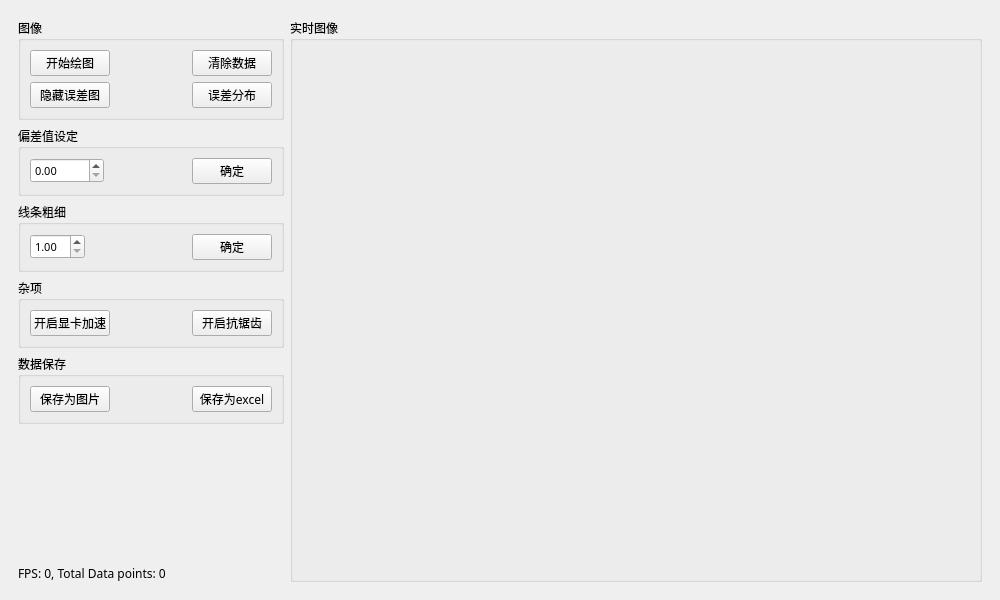
<?xml version="1.0" encoding="UTF-8"?>
<ui version="4.0">
 <class>SpeedViewDockWidget</class>
 <widget class="QDockWidget" name="SpeedViewDockWidget">
  <property name="geometry">
   <rect>
    <x>0</x>
    <y>0</y>
    <width>1000</width>
    <height>600</height>
   </rect>
  </property>
  <property name="minimumSize">
   <size>
    <width>1000</width>
    <height>565</height>
   </size>
  </property>
  <property name="font">
   <font>
    <family>黑体</family>
    <pointsize>9</pointsize>
   </font>
  </property>
  <property name="windowTitle">
   <string>Speed实时数据分析</string>
  </property>
  <widget class="QWidget" name="dockWidgetContents">
   <layout class="QGridLayout" name="gridLayout_3">
    <item row="0" column="0">
     <widget class="QWidget" name="widget" native="true">
      <layout class="QFormLayout" name="formLayout">
       <item row="0" column="0">
        <layout class="QVBoxLayout" name="verticalLayout_2">
         <item>
          <widget class="QGroupBox" name="groupBox">
           <property name="maximumSize">
            <size>
             <width>10000</width>
             <height>16777215</height>
            </size>
           </property>
           <property name="font">
            <font>
             <family>黑体</family>
             <pointsize>9</pointsize>
            </font>
           </property>
           <property name="title">
            <string>图像</string>
           </property>
           <layout class="QGridLayout" name="gridLayout">
            <item row="2" column="1">
             <widget class="QtMaterialRaisedButton" name="btnDisEnable">
              <property name="font">
               <font>
                <family>黑体</family>
                <pointsize>9</pointsize>
               </font>
              </property>
              <property name="text">
               <string>隐藏误差图</string>
              </property>
             </widget>
            </item>
            <item row="0" column="4">
             <widget class="QtMaterialRaisedButton" name="btnClear">
              <property name="font">
               <font>
                <family>黑体</family>
                <pointsize>9</pointsize>
               </font>
              </property>
              <property name="text">
               <string>清除数据</string>
              </property>
             </widget>
            </item>
            <item row="0" column="3">
             <spacer name="horizontalSpacer">
              <property name="orientation">
               <enum>Qt::Horizontal</enum>
              </property>
              <property name="sizeHint" stdset="0">
               <size>
                <width>76</width>
                <height>20</height>
               </size>
              </property>
             </spacer>
            </item>
            <item row="2" column="3">
             <spacer name="horizontalSpacer_2">
              <property name="orientation">
               <enum>Qt::Horizontal</enum>
              </property>
              <property name="sizeHint" stdset="0">
               <size>
                <width>76</width>
                <height>20</height>
               </size>
              </property>
             </spacer>
            </item>
            <item row="2" column="4">
             <widget class="QtMaterialRaisedButton" name="btnDis">
              <property name="font">
               <font>
                <family>黑体</family>
                <pointsize>9</pointsize>
               </font>
              </property>
              <property name="text">
               <string>误差分布</string>
              </property>
             </widget>
            </item>
            <item row="0" column="1">
             <widget class="QtMaterialRaisedButton" name="btnPaint">
              <property name="font">
               <font>
                <family>黑体</family>
                <pointsize>9</pointsize>
               </font>
              </property>
              <property name="text">
               <string>开始绘图</string>
              </property>
             </widget>
            </item>
           </layout>
          </widget>
         </item>
         <item>
          <widget class="QGroupBox" name="groupBox_4">
           <property name="maximumSize">
            <size>
             <width>10000</width>
             <height>16777215</height>
            </size>
           </property>
           <property name="font">
            <font>
             <family>黑体</family>
             <pointsize>9</pointsize>
            </font>
           </property>
           <property name="title">
            <string>偏差值设定</string>
           </property>
           <layout class="QGridLayout" name="gridLayout_4">
            <item row="0" column="0">
             <widget class="QDoubleSpinBox" name="spinDeviation">
              <property name="font">
               <font>
                <family>黑体</family>
                <pointsize>8</pointsize>
               </font>
              </property>
              <property name="minimum">
               <double>0.000000000000000</double>
              </property>
              <property name="maximum">
               <double>10000.000000000000000</double>
              </property>
             </widget>
            </item>
            <item row="0" column="1">
             <spacer name="horizontalSpacer_4">
              <property name="orientation">
               <enum>Qt::Horizontal</enum>
              </property>
              <property name="sizeHint" stdset="0">
               <size>
                <width>40</width>
                <height>20</height>
               </size>
              </property>
             </spacer>
            </item>
            <item row="0" column="2">
             <widget class="QtMaterialRaisedButton" name="btnDeviation">
              <property name="font">
               <font>
                <family>黑体</family>
                <pointsize>9</pointsize>
               </font>
              </property>
              <property name="text">
               <string>确定</string>
              </property>
             </widget>
            </item>
           </layout>
          </widget>
         </item>
         <item>
          <widget class="QGroupBox" name="groupBox_5">
           <property name="maximumSize">
            <size>
             <width>10000</width>
             <height>16777215</height>
            </size>
           </property>
           <property name="font">
            <font>
             <family>黑体</family>
             <pointsize>9</pointsize>
            </font>
           </property>
           <property name="title">
            <string>线条粗细</string>
           </property>
           <layout class="QGridLayout" name="gridLayout_5">
            <item row="0" column="1">
             <spacer name="horizontalSpacer_6">
              <property name="orientation">
               <enum>Qt::Horizontal</enum>
              </property>
              <property name="sizeHint" stdset="0">
               <size>
                <width>40</width>
                <height>20</height>
               </size>
              </property>
             </spacer>
            </item>
            <item row="0" column="0">
             <widget class="QDoubleSpinBox" name="spinWidth">
              <property name="font">
               <font>
                <family>黑体</family>
                <pointsize>8</pointsize>
               </font>
              </property>
              <property name="minimum">
               <double>1.000000000000000</double>
              </property>
              <property name="maximum">
               <double>10.000000000000000</double>
              </property>
             </widget>
            </item>
            <item row="0" column="2">
             <widget class="QtMaterialRaisedButton" name="btnWidth">
              <property name="font">
               <font>
                <family>黑体</family>
                <pointsize>9</pointsize>
               </font>
              </property>
              <property name="text">
               <string>确定</string>
              </property>
             </widget>
            </item>
           </layout>
          </widget>
         </item>
         <item>
          <widget class="QGroupBox" name="groupBox_6">
           <property name="maximumSize">
            <size>
             <width>10000</width>
             <height>16777215</height>
            </size>
           </property>
           <property name="font">
            <font>
             <family>黑体</family>
             <pointsize>9</pointsize>
            </font>
           </property>
           <property name="title">
            <string>杂项</string>
           </property>
           <layout class="QGridLayout" name="gridLayout_6">
            <item row="2" column="1">
             <spacer name="horizontalSpacer_8">
              <property name="orientation">
               <enum>Qt::Horizontal</enum>
              </property>
              <property name="sizeHint" stdset="0">
               <size>
                <width>40</width>
                <height>20</height>
               </size>
              </property>
             </spacer>
            </item>
            <item row="2" column="0">
             <widget class="QtMaterialRaisedButton" name="btnOpenGL">
              <property name="font">
               <font>
                <family>黑体</family>
                <pointsize>9</pointsize>
                <bold>false</bold>
               </font>
              </property>
              <property name="text">
               <string>开启显卡加速</string>
              </property>
             </widget>
            </item>
            <item row="2" column="2">
             <widget class="QtMaterialRaisedButton" name="btnOpenGL_2">
              <property name="font">
               <font>
                <family>黑体</family>
                <pointsize>9</pointsize>
               </font>
              </property>
              <property name="text">
               <string>开启抗锯齿</string>
              </property>
             </widget>
            </item>
           </layout>
          </widget>
         </item>
         <item>
          <widget class="QGroupBox" name="groupBox_2">
           <property name="maximumSize">
            <size>
             <width>10000</width>
             <height>16777215</height>
            </size>
           </property>
           <property name="font">
            <font>
             <family>黑体</family>
             <pointsize>9</pointsize>
            </font>
           </property>
           <property name="title">
            <string>数据保存</string>
           </property>
           <layout class="QGridLayout" name="gridLayout_2">
            <item row="0" column="1">
             <spacer name="horizontalSpacer_3">
              <property name="orientation">
               <enum>Qt::Horizontal</enum>
              </property>
              <property name="sizeHint" stdset="0">
               <size>
                <width>40</width>
                <height>20</height>
               </size>
              </property>
             </spacer>
            </item>
            <item row="0" column="0">
             <widget class="QtMaterialRaisedButton" name="btnSavePic">
              <property name="font">
               <font>
                <family>黑体</family>
                <pointsize>9</pointsize>
               </font>
              </property>
              <property name="text">
               <string>保存为图片</string>
              </property>
             </widget>
            </item>
            <item row="0" column="2">
             <widget class="QtMaterialRaisedButton" name="btnSaveExcel">
              <property name="font">
               <font>
                <family>黑体</family>
                <pointsize>9</pointsize>
               </font>
              </property>
              <property name="text">
               <string>保存为excel</string>
              </property>
             </widget>
            </item>
           </layout>
          </widget>
         </item>
         <item>
          <spacer name="verticalSpacer">
           <property name="orientation">
            <enum>Qt::Vertical</enum>
           </property>
           <property name="sizeHint" stdset="0">
            <size>
             <width>20</width>
             <height>218</height>
            </size>
           </property>
          </spacer>
         </item>
         <item>
          <widget class="QLabel" name="labFps">
           <property name="enabled">
            <bool>true</bool>
           </property>
           <property name="sizePolicy">
            <sizepolicy hsizetype="Preferred" vsizetype="Preferred">
             <horstretch>0</horstretch>
             <verstretch>0</verstretch>
            </sizepolicy>
           </property>
           <property name="maximumSize">
            <size>
             <width>16777215</width>
             <height>30</height>
            </size>
           </property>
           <property name="font">
            <font>
             <family>黑体</family>
             <pointsize>9</pointsize>
            </font>
           </property>
           <property name="text">
            <string>FPS: 0, Total Data points: 0</string>
           </property>
          </widget>
         </item>
        </layout>
       </item>
       <item row="0" column="1">
        <widget class="QGroupBox" name="groupBox_3">
         <property name="font">
          <font>
           <family>黑体</family>
           <pointsize>9</pointsize>
          </font>
         </property>
         <property name="title">
          <string>实时图像</string>
         </property>
         <layout class="QVBoxLayout" name="verticalLayout">
          <item>
           <widget class="MyPlot" name="plot" native="true">
            <property name="font">
             <font>
              <family>黑体</family>
              <pointsize>9</pointsize>
             </font>
            </property>
           </widget>
          </item>
          <item>
           <widget class="MyPlot" name="plot_2" native="true">
            <property name="font">
             <font>
              <family>黑体</family>
              <pointsize>9</pointsize>
             </font>
            </property>
           </widget>
          </item>
         </layout>
        </widget>
       </item>
      </layout>
     </widget>
    </item>
   </layout>
  </widget>
 </widget>
 <customwidgets>
  <customwidget>
   <class>QtMaterialRaisedButton</class>
   <extends>QPushButton</extends>
   <header>qtmaterialraisedbutton.h</header>
  </customwidget>
  <customwidget>
   <class>MyPlot</class>
   <extends>QWidget</extends>
   <header>myplot.h</header>
   <container>1</container>
  </customwidget>
 </customwidgets>
 <resources/>
 <connections/>
</ui>
